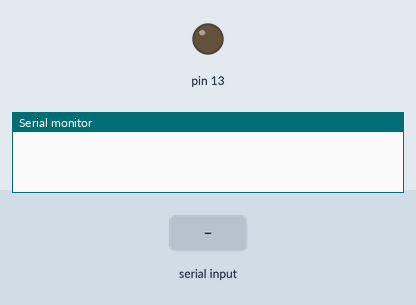
A sketch run on a simulated Arduino Uno, built with avr-gcc and run on an emulated ATmega328P. On the bench: output pins drawn as LEDs (lit = HIGH), the last lines printed to the serial monitor. Inputs (shaded band) come from the test bench.

Above: at 1.2 s.
1.3 s: "1" received over the second serial link
At 2.5 s:
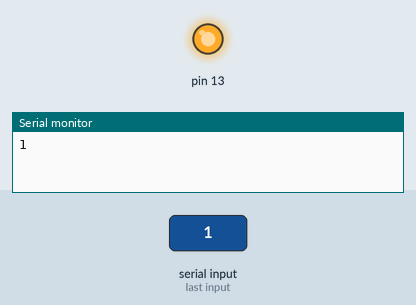
2.8 s: "2" received over the second serial link
At 3.9 s:
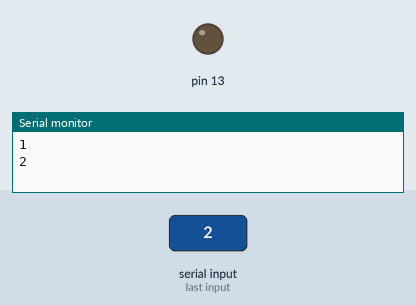
Timing chart, 0 to 5.8 s (numbered marks = the images above; inputs shaded):
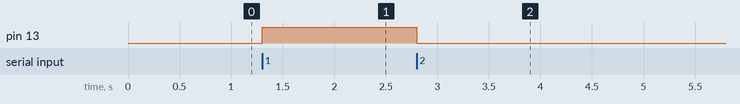

Measured:
- after the input at 1.3 s, pin 13: LOW → HIGH at once
- after the input at 2.8 s, pin 13: HIGH → LOW at once

The sketch:

bluetooth.ino
```cpp
#include <SoftwareSerial.h>
SoftwareSerial BT(2, 4);

void setup()
{
  Serial.begin(115200);
  // set digital pin to control as an output
  pinMode(13, OUTPUT);
  // set the data rate for the SoftwareSerial port
  BT.begin(9600);
  // Send test message to other device
  BT.println("Hello from Arduino");
}
char a; // stores incoming character from other device
void loop()
{
  if (BT.available())
  // if text arrived in from BT serial...
  {
    a=(BT.read());
    Serial.println(a);
    if (a=='1')
    {
      digitalWrite(13, HIGH);
      BT.println("LED on");
    }
    if (a=='2')
    {
      digitalWrite(13, LOW);
      BT.println("LED off");
    }
    if (a=='?')
    {
      BT.println("Send '1' to turn LED on");
      BT.println("Send '2' to turn LED on");
    }

  }
}
```
